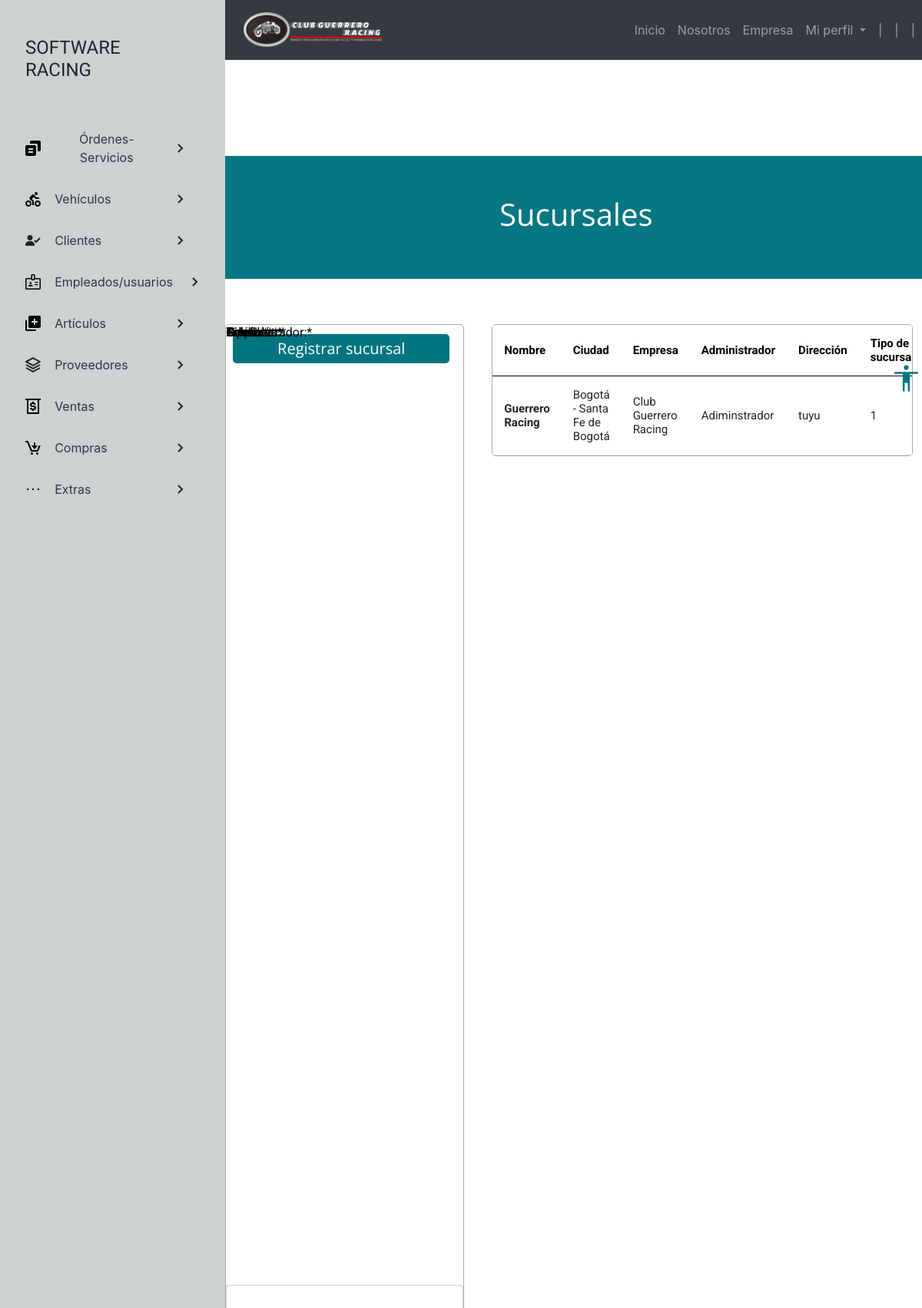
The app's page /sucursales/ (signed in) with its own data.
### usuarios/models.py (models this page shows, shortened)
class Sucursales(models.Model):
    tbl_ciudad_idciudad = models.ForeignKey(Ciudades, on_delete=models. CASCADE, verbose_name="Ciudades:")
    tbl_empresas_idempresa = models.ForeignKey(Empresa, on_delete=models. CASCADE, verbose_name="Empresa:")
    suc_nombre = models.CharField(max_length=80, verbose_name="Nombre:")
    suc_administrador = models.CharField(max_length=80, verbose_name="Administrador:")
    suc_direccion = models.CharField(max_length=80, verbose_name="Dirección:")
    class Tipo(models.TextChoices):
        PRINCIPAL = '1', _('Principal')
        SEDE = '0', _('Sede')
    suc_tipo = models.CharField(max_length=1, choices=Tipo.choices, default=Tipo.SEDE, verbose_name="Tipo:")
    suc_telefono = models.CharField(max_length=20, verbose_name="Teléfono:")
    suc_celular = models.CharField(max_length=20, verbose_name="Celular:")
    suc_email = models.CharField(max_length=100, verbose_name="E-mail:")
    class Estado(models.TextChoices):
        ACTIVO = '1', _('Activo')
        INACTIVO = '0', _('Inactivo')
    suc_estado = models.CharField(max_length=1, choices=Estado.choices, default=Estado.ACTIVO, verbose_name="Estado:")

class Ciudades(models.Model):
    id_ciudad = models.CharField(max_length=10, verbose_name="Código nacional_")
    ciu_nombre = models.CharField(max_length=45, verbose_name="Nombre:")
    tbl_departamento_iddepart = models.ForeignKey(
        Departamentos, on_delete=models.CASCADE, verbose_name="Departamento:")
    class Estado(models.TextChoices):
        ACTIVO = '1', _('Activo')
        INACTIVO = '0', _('Inactivo')
    ciu_estado = models.CharField(
        max_length=1, choices=Estado.choices, default=Estado.ACTIVO, verbose_name="Estado:")
    def __str__(self) -> str:
        return "%s - %s" % (self.ciu_nombre, self.tbl_departamento_iddepart)

class Departamentos(models.Model):
    id_depart = models.CharField(max_length=10, verbose_name="Código nacional:")
    dep_nombre = models.CharField(max_length=45, verbose_name="Nombre:")
    class Estado(models.TextChoices):
        ACTIVO = '1', _('Activo')
        INACTIVO = '0', _('Inactivo')
    dep_estado = models.CharField(max_length=1, choices=Estado.choices, default=Estado.ACTIVO, verbose_name="Estado:")
    def __str__(self) -> str:
        return "%s" % (self.dep_nombre)

class Empresa(models.Model):
    empr_nombre = models.CharField(max_length=80, verbose_name="Nombre:")
    empr_nit = models.CharField(max_length=20, verbose_name="Nit:")
    empr_dueno = models.CharField(max_length=80, verbose_name="Dueño:")
    empr_sitio_web = models.CharField(max_length=100, verbose_name="Sitio Web:")
    empr_razon_social = models.TextField(max_length=300, verbose_name="Razón Social:")
    class Estado(models.TextChoices):
        ACTIVO = '1', _('Activo')
        INACTIVO = '0', _('Inactivo')
    empr_estado = models.CharField(max_length=1, choices=Estado.choices, default=Estado.ACTIVO, verbose_name="Estado:")
    empr_foto = models.ImageField(upload_to='images/empresa', blank=True, default='images/empresa/default.png', verbose_name = "Foto:")
    def __str__(self) -> str:
        return "%s" % (self.empr_nombre)

### usuarios/views.py (the view)
# urls.py: path('sucursales/', sucursales, name='sucursales'),
@login_required(login_url='login')
@permission_required('usuarios.view_sucursales')
def sucursales(request):
    titulo = "Sucursales"
    sucursales = Sucursales.objects.filter(suc_estado = '1')
    if request.method == "POST":
        form = SucursalesForm(request.POST)
        if form.is_valid():
            form.save()
            messages.success(
                request,f"Se registró la sucursal {request.POST['suc_nombre']} exitosamente"
            )
            return redirect('sucursales')
        else:
            messages.error(
                request,f"Se ha producido un error al guardar la sucursal"
            )
    else:
        form = SucursalesForm()
    context = {
        'titulo': titulo,
        'sucursales': sucursales,
        'form': form
    }
    return render(request, 'usuarios/interfaz_sucursales.html', context)

### usuarios/forms.py
class SucursalesForm(forms.ModelForm):
    class Meta:
        model = Sucursales
        exclude = ['suc_estado']

### main/context_processors.py (called while the page is built)
def sesion(request):
    usuario_actual = request.user
    image_user = r"../media/images/usuarios/default.png"
    if request.user.is_authenticated:
        if Empleados.objects.filter(user_id=usuario_actual.id):
            image_user = Empleados.objects.get(user_id=usuario_actual.id).emp_foto.url
    context = {
        'usuario_actual':usuario_actual,
        'image_user':image_user
    }
    return context

### main/templates/usuarios/interfaz_sucursales.html (shortened to what this page needs)
{% extends 'partials/bodyApp.html' %}
{% load crispy_forms_tags %}
{% load static %}
{% block css %}
<link rel="stylesheet" href="{% static 'css/interfaz_sucursales.css' %}">
{% endblock css %}
{% block contenido %}
<section class="form_sucursales">
    <div class="sub_sucursal">
        <h2>Registrar sucursal</h2>
    </div>
    {% if perms.usuarios.add_sucursales %}
        <form action="" method="POST">
            {{form|crispy}}
        </form>
    {% else %}
    <h5 class="control-group text_perms" id="div_id_suc_nombre">Lo sentimos, no cuentas con los permisos para registrar una sucursal.</h5>
    {% endif %}
</section>
<section>
    <div class="titulo_superior">
        <h1>Sucursales</h1>
    </div>
    <div class="contenedor_tabla">
        <table>
            <thead>
                <tr>
                    <th>Nombre</th>
                    <th>Ciudad</th>
                    <th>Empresa</th>
                    <th>Administrador</th>
                    <th>Dirección</th>
                    <th>Tipo de sucursal</th>
                </tr>
            </thead>
            <tbody>
                {% for sucursal in sucursales %}
                <tr>
                        <td>{{sucursal.suc_nombre}}</td>
                        <td>{{sucursal.tbl_ciudad_idciudad}}</td>
                        <td>{{sucursal.tbl_empresas_idempresa}}</td>
                        <td>{{sucursal.suc_administrador}}</td>
                        <td>{{sucursal.suc_direccion}}</td>
                        <td>{{sucursal.suc_tipo}}</td>
                </tr>
                {% endfor %}
            </tbody>
        </table>
    </div>
</section>
{% endblock contenido %}

### static/css/frm_secundaria.css (style rules this page uses)
* { margin: 0; padding: 0; box-sizing: border-box; }
html, body { overflow-y: none; }
html { width: 100%; height: 100%; }
.eliminar_scroll { width: 100%; height: 100vh; overflow: hidden; }

### static/css/interfaz_sucursales.css (style rules this page uses)
.titulo_superior { position: absolute; width: 100%; height: 10.53%; left: 0%; top: 0%; background: rgba(0, 117, 128, 0.982); display: grid; place-items: center; }
.titulo_superior h1 { position: absolute; width: auto; height: auto; margin: 0%; padding: 0%; padding-bottom: 8px; font-family: 'Open Sans', sans-serif; font-weight: 400; font-size: 40px; line-height: 48px; color: #FFFFFF; }
.form_sucursales { position: absolute; width: 34.08%; height: 85%; left: 0%; top: 14.43%; border: 1px solid #ACACAC; border-radius: 5px; overflow: auto; }
.sub_sucursal { position: absolute; width: 91.14%; height: 38px; left: 9px; top: 12px; display: grid; place-items: center; background: #007580; border-radius: 5px; }
.sub_sucursal h2 { position: absolute; width: auto; height: auto; font-family: 'Open Sans', sans-serif; font-style: normal; font-weight: 400; font-size: 20px; line-height: 23px; color: #FFFFFF; padding: 0%; margin: 0%; }
form { position: absolute; width: 100%; height: 100%; margin: 0%; padding: 0%; }
label { width: auto; height: auto; font-family: 'Roboto'; font-style: normal; font-weight: 400; font-size: 16px; line-height: 19px; color: #000000; }
input, select { box-sizing: border-box; width: 100%; height: 38px; font-family: 'Roboto'; font-style: normal; font-weight: 400; font-size: 15px; line-height: 19px; background: none; border: 1.5px solid #acacac; border-radius: 5px; }
label { position: absolute; left: 0%; top: 0%; }
input, select, textarea { position: absolute; left: 0%; bottom: 0%; }
#div_id_suc_nombre { left: 10px; top: 10.31%; }
#div_id_tbl_ciudad_idciudad { left: 10px; top: 25.68%; }
#div_id_tbl_empresas_idempresa { left: 10px; top: 41.05%; }
#div_id_suc_administrador { left: 10px; top: 56.42%; }
#div_id_suc_direccion { left: 10px; top: 71.79%; }
#div_id_suc_tipo { left: 10px; top: 87.16%; }
#div_id_suc_telefono { left: 10px; top: 102.53%; }
#div_id_suc_celular { left: 10px; top: 117.9%; }
#div_id_suc_email { left: 10px; top: 133.27%; }
.contenedor_tabla { position: absolute; width: 60%; height: auto; max-height: 85%; left: 38%; top: 14.43%; display: grid; justify-items: center; border: 1px solid #ACACAC; border-radius: 5px; overflow: auto; }
table { background-color: #FFFFFF; text-align: left; border-collapse: collapse; width: 100%; font-family: 'Roboto'; font-style: normal; font-weight: 400; font-size: 15px; line-height: 18px; }
th, td { padding: 15px; }
tbody tr { border-bottom: 1px solid #DCDCDC; }
thead { background-color: #ffffff; border-bottom: 1px solid #000000; color: #000000; }
table tbody tr td:first-child { font-weight: 700; }

### records on screen
Sucursales: suc_nombre "Guerrero Racing", tbl_ciudad_idciudad "Bogotá - Santa Fe de Bogotá", tbl_empresas_idempresa "Club Guerrero Racing", suc_administrador "Adiminstrador", suc_direccion "tuyu", suc_tipo "1"
